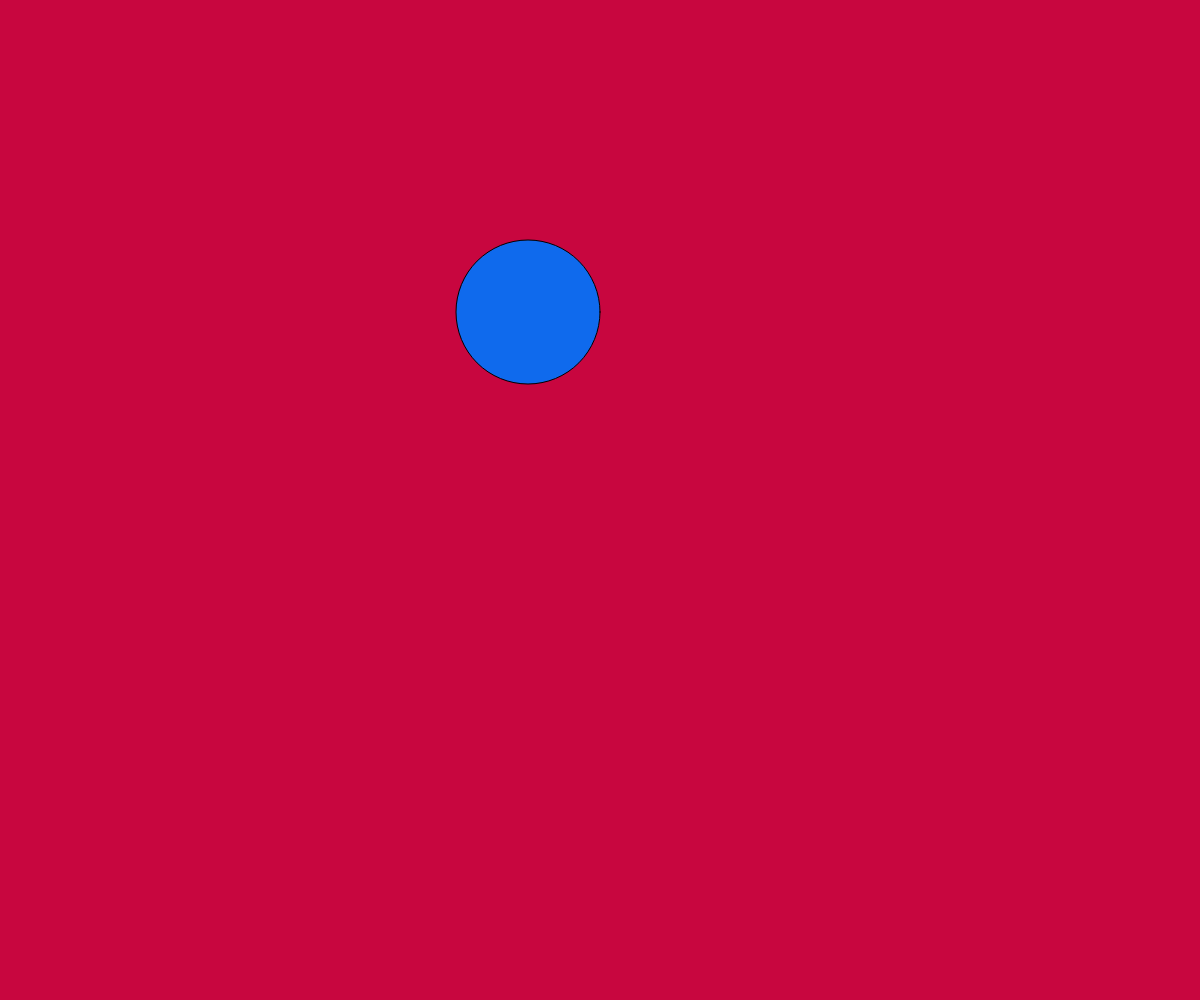
Frame 1 (no input)
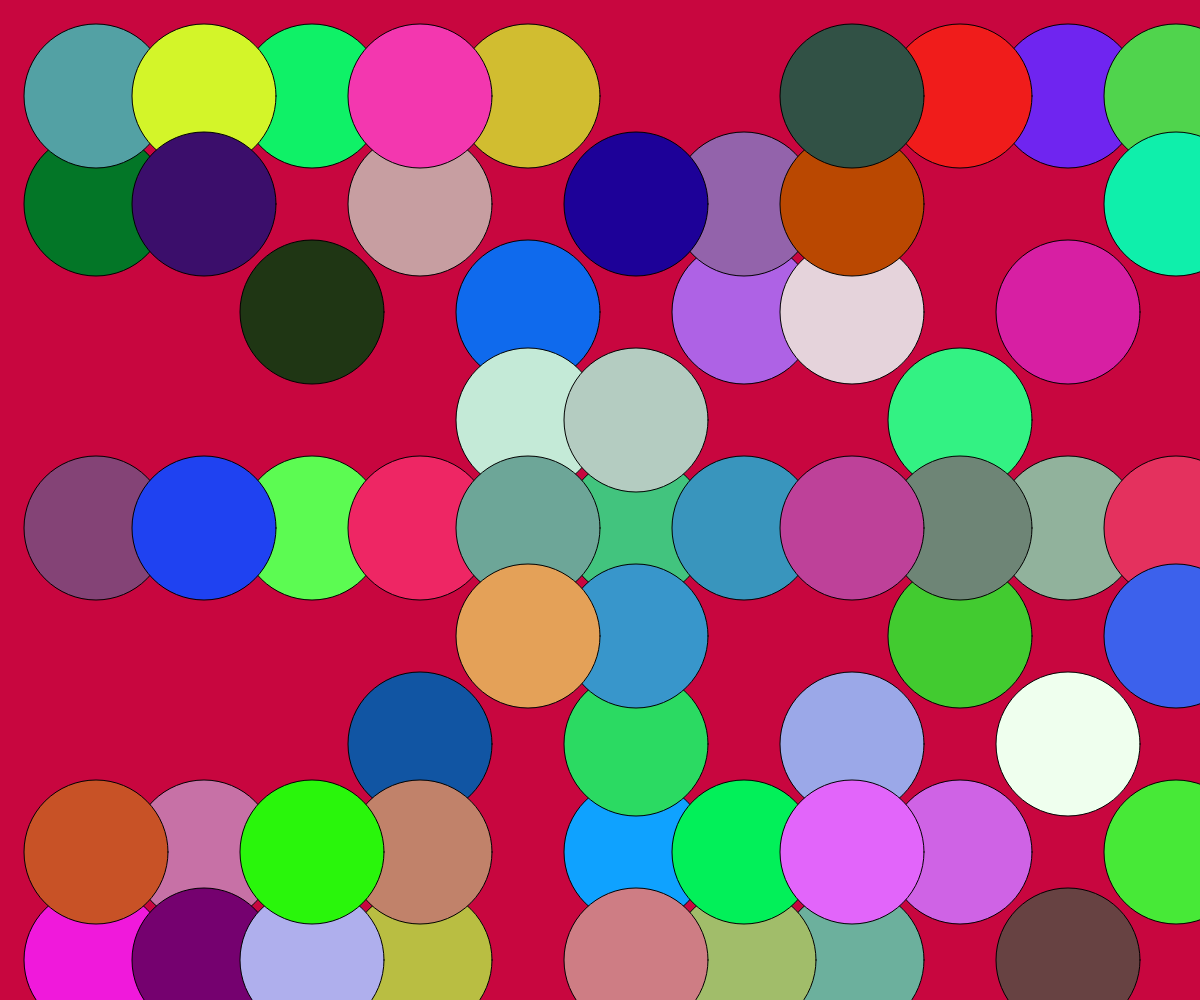
Frame 60 (no input)
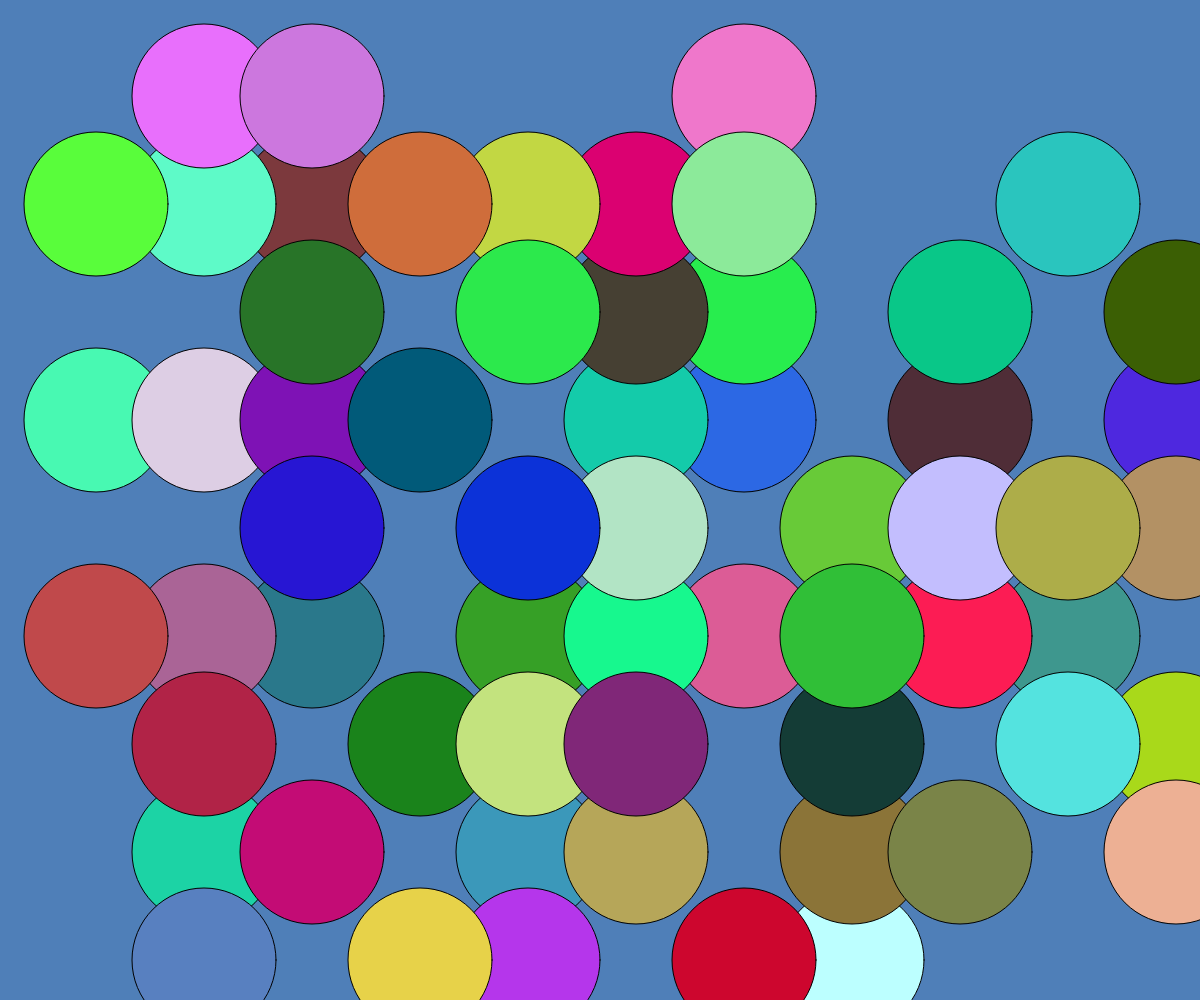
Frame 120 (the mouse pressed at the canvas centre since frame 60)

The p5.js sketch that drew these frames (run headless with seeded random() and noise() and a simulated clock; from frame 60 on, the mouse is pressed at the canvas centre):

// p5.js sketch
// ── sketch.js
// https://editor.p5js.org/jht9629-nyu/sketches/L4ClpFHhJ
// random innerCount overlap v26

let my = {};
function setup() {
  my.ninner = 4;
  my.nwidth = 8;
  my.pmargin = 0.02;
  my.pauseSeconds = 10;
  createCanvas(windowWidth, windowHeight);
  init_page();
  // frameRate(2);
  my.npause = getTargetFrameRate() * my.pauseSeconds;
  setup_fullScreenButton();
}
function draw() {
  if (my.ipause > 0) {
    my.ipause = my.ipause - 1;
    if (my.ipause <= 0) {
      init_page();
    }
    return;
  }
  if (my.i >= my.arr.length) {
    my.innerCount += 1;
    if (my.innerCount >= my.ninner) {
      my.ipause = my.npause;
      return;
    }
    my.i = 0;
  }
  let [x, y] = my.arr[my.i];
  x += my.margin + my.w / 2;
  y += my.margin + my.h / 2;
  draw_bullseye(x, y, my.w, my.h);
  my.i += 1;
}
function init_vars() {
  my.innerCount = 0;
  my.ipause = 0;
  let p = my.nwidth;
  if (p < 1) p = 1;
  my.margin = width * my.pmargin;
  my.mwidth = max(width - my.margin * 2, 2);
  my.mheight = max(height - my.margin * 2, 2);
  my.w = my.mwidth / p;
  // my.w = Math.floor(my.mwidth / p);
  my.h = my.w;
  my.i = 0;
  my.arr = [];
  let h = my.h - my.h / my.ninner;
  let w = my.w - my.w / my.ninner;
  for (let y = 0; y < my.mheight; y += h) {
    for (let x = 0; x < my.mwidth; x += w) {
      my.arr.push([x, y]);
    }
  }
  shuffle(my.arr, true);
}
function draw_bullseye(x, y, w, h) {
  let n = my.ninner;
  let i = my.innerCount;
  // for (let i = 0; i < n; i++) {
  fill(random(255), random(255), random(255));
  let s = (n - i) / n;
  ellipse(x, y, w * s, h * s);
  // }
}
function init_page() {
  init_vars();
  background(random(255), random(255), random(255));
}
function mousePressed() {
  init_page();
}
function windowResized() {
  resizeCanvas(windowWidth, windowHeight);
  init_page();
}

// --
function setup_fullScreenButton() {
  my.fullScreenButton = createButton("?=v26 Full");
  my.fullScreenButton.mousePressed(fullScreen_action);
  my.fullScreenButton.style("font-size:42px");
  my.plusButton = createButton("[+]");
  my.plusButton.mousePressed(plusButton_action);
  my.plusButton.style("font-size:42px");
  my.minusButton = createButton("[-]");
  my.minusButton.mousePressed(minusButton_action);
  my.minusButton.style("font-size:42px");
}
function plusButton_action() {
  my.nwidth += 1;
  init_page();
}
function minusButton_action() {
  my.nwidth -= 1;
  init_page();
}

function fullScreen_action() {
  my.fullScreenButton.remove();
  my.plusButton.remove();
  my.minusButton.remove();
  fullscreen(1);
  let delay = 3000;
  setTimeout(ui_present_window, delay);
}

function ui_present_window() {
  resizeCanvas(windowWidth, windowHeight);
  init_vars();
  // init_dim();
}

// Respond to window resizing event
function windowResized() {
  resizeCanvas(windowWidth, windowHeight);
}

// https://editor.p5js.org/jht9629-nyu/sketches/KpCniSa1w
// shapes random frameRate v15

// https://editor.p5js.org/jht9629-nyu/sketches/GzlO70dCj
// shapes random array v17

// https://editor.p5js.org/jht9629-nyu/sketches/pW2RT5UHy
// shapes random array circle v20

// https://editor.p5js.org/jht9629-nyu/sketches/Iru8nBTSf
// shapes random pause v21

// https://editor.p5js.org/jht9629-nyu/sketches/n0LYuXRmX
// shapes random pause v22

// https://editor.p5js.org/jht9629-nyu/sketches/_waqMsgSP
// shapes random pause v23

// https://editor.p5js.org/jht9629-nyu/sketches/npE4WZS_0
// shapes random ninner v24

// https://editor.p5js.org/jht9629-nyu/sketches/6vzZeu7LG
// shapes random innerCount v25
